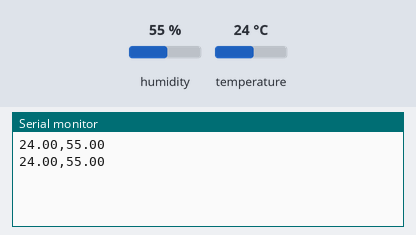
The sketch below on a simulated Arduino Uno, built with avr-gcc and run on an emulated ATmega328P. Shown: the last lines printed to the serial monitor. Inputs (shaded band) come from the test bench; at power-on: humidity 55 %, temperature 24 °C.

Above: at 2.8 s.
2.9 s: humidity set to 22 %
At 4.8 s:
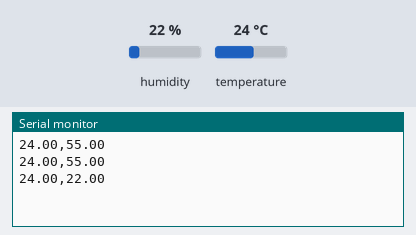
5.6 s: temperature set to 12 °C
At 7.3 s:
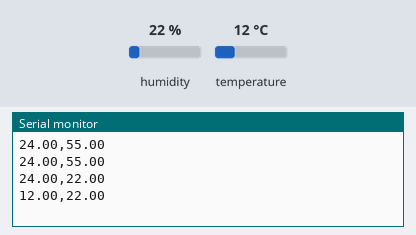
8.3 s: humidity set to 40 %
At 10.9 s:
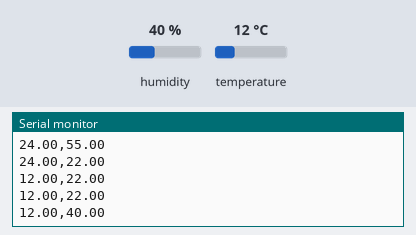
Timing chart, 0 to 12.4 s (numbered marks = the images above; inputs shaded):
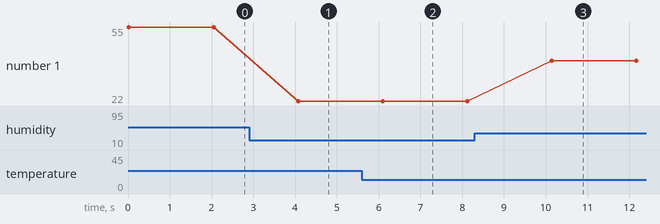

Measured:
- after the input at 2.9 s, the serial monitor: prints a new line after 1.2 s (image 1)
- after the input at 5.6 s, the serial monitor: prints a new line after 0.50 s (image 2)
- after the input at 8.3 s, the serial monitor: prints a new line after 1.8 s (image 3)
- plotted number 1: 55 → 22 after the input at 2.9 s, 22 → 40 after the input at 8.3 s

The sketch:

Sensor_de_humedad_y_temperatura_DTH11_V_1_0_0.ino
```cpp
#include <DHT.h>
#include <DHT_U.h>

// Definir el pin y tipo de sensor
#define DHTPIN 2
#define DHTTYPE DHT11

DHT dht(DHTPIN, DHTTYPE);

void setup() {
    Serial.begin(9600); // Iniciar comunicación serial
    dht.begin(); // Iniciar el sensor
}

void loop() {
    float temperatura = dht.readTemperature(); // Leer temperatura en grados Celsius
    float humedad = dht.readHumidity(); // Leer humedad

    if (isnan(temperatura) || isnan(humedad)) {
        Serial.println("Error: No se pudo leer el sensor");
        return;
    }

    // Enviar los datos en formato fácil de procesar en Python
    Serial.print(temperatura);
    Serial.print(",");
    Serial.println(humedad);

    delay(2000); // Esperar 2 segundos antes de la siguiente lectura
}
```
